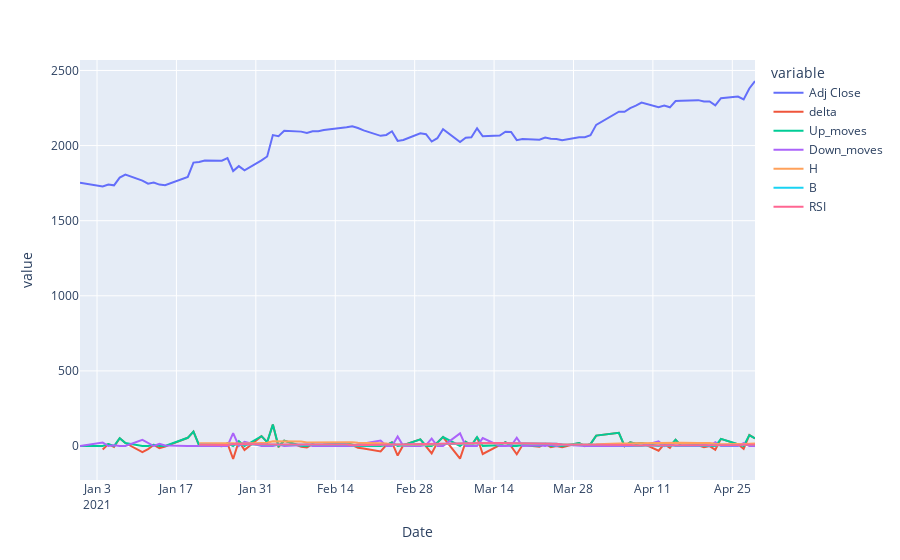

Write notebook code for a chart like this one.
### Code cell
pd.options.plotting.backend = "plotly"

df = RSI(data)
df.plot()
